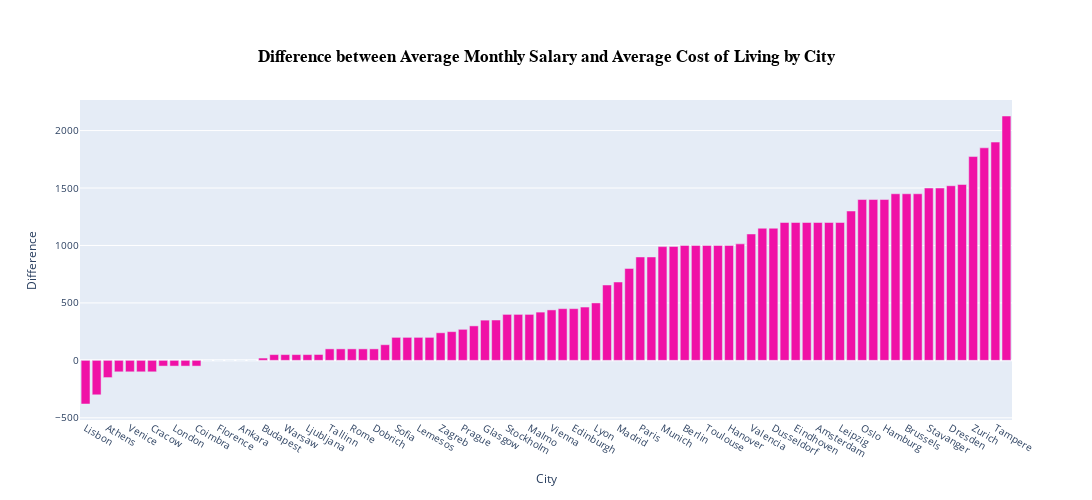

Write notebook code for a chart like this one.
### Code cell
# Sort cities by 'Average Savings' to help identify the largest 'Average Savings'
city_data_sorted = city_data_copy.sort_values(by='Average Savings')

fig = go.Figure() # Create a new plotly figure

# Add a bar chart for each city showing the Average Savings
fig.add_trace(go.Bar(x = city_data_sorted['CityName'], y = city_data_sorted['Average Savings'], 
                     marker=dict(color="#F011A6"),))

# Set axis titles and figure size
fig.update_layout(xaxis_title = 'City', 
                  yaxis_title = 'Difference', 
                  width=1300, height=500)

# Add the title
fig.update_layout(title = dict(text="<b>Difference between Average Monthly Salary and Average Cost of Living by City</b>",  
                               font=dict(family='Arial', 
                                         size=17, color='#000000'),
                               xanchor = 'center', x = 0.5, yanchor='top', y=0.9),
                  font = dict(size = 10))

fig.show()

### Figure 1 — Plotly figure (JSON) as saved in the notebook; plotly's stock layout.template omitted (floating-point values rounded to 4 significant figures)
{"data": [{"marker": {"color": "#F011A6"}, "type": "bar", "x": ["Lisbon", "Porto", "Athens", "Thessaloniki", "Venice", "Braga", "Cracow", "Adana", "London", "Bratislava", "Coimbra", "Milan", "Florence", "Lodz", "Ankara", "Giroc", "Budapest", "Malta", "Warsaw", "Riga", "Ljubljana", "Debrecen", "Tallinn", "Miskolc", "Rome", "Cork", "Dobrich", "Lefkosia", "Sofia", "Dublin", "Lemesos", "Naples", "Zagreb", "Split", "Prague", "Leeds", "Glasgow", "Turin", "Stockholm", "Gothenburg", "Malmo", "Ostrava", "Vienna", "Liverpool", "Edinburgh", "Barcelona", "Lyon", "Antwerp", "Madrid", "Malaga", "Paris", "Luxembourg", "Munich", "Bruges", "Berlin", "Stuttgart", "Toulouse", "Rotterdam", "Hanover", "Salzburg", "Valencia", "Seville", "Dusseldorf", "Gent", "Eindhoven", "Cologne", "Amsterdam", "Utrecht", "Leipzig", "Odense", "Oslo", "Bergen", "Hamburg", "Frankfurt am Main", "Brussels", "Copenhagen", "Stavanger", "The Hague", "Dresden", "Geneva", "Zurich", "Helsinki", "Tampere", "Basel"], "y": [-380, -300, -150, -100, -100, -100, -100, -50, -50, -50, -50, 0, 0, 0, 0, 0, 20, 50, 50, 50, 50, 51, 100, 100, 100, 100, 100, 136, 200, 200, 200, 200, 240, 250, 270, 300, 350, 351, 400, 400, 400, 420, 439, 450, 450, 464, 500, 656, 682, 800, 900, 900, 990, 992, 1000, 1000, 1000, 1000, 1000, 1014, 1100, 1150, 1150, 1200, 1200, 1200, 1200, 1200, 1200, 1300, 1400, 1400, 1400, 1450, 1450, 1450, 1500, 1500, 1520, 1531, 1774, 1850, 1900, 2127]}], "layout": {"font": {"size": 10}, "height": 500, "title": {"font": {"color": "#000000", "family": "Arial", "size": 17}, "text": "<b>Difference between Average Monthly Salary and Average Cost of Living by City</b>", "x": 0.5, "xanchor": "center", "y": 0.9, "yanchor": "top"}, "width": 1300, "xaxis": {"title": {"text": "City"}}, "yaxis": {"title": {"text": "Difference"}}}}
